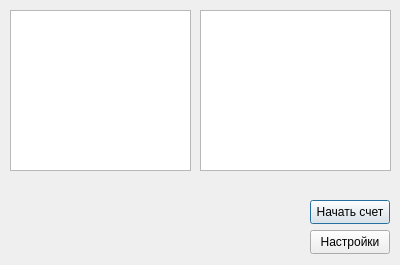
<?xml version="1.0" encoding="UTF-8"?>
<ui version="4.0">
 <class>MenuDialog</class>
 <widget class="QDialog" name="MenuDialog">
  <property name="geometry">
   <rect>
    <x>0</x>
    <y>0</y>
    <width>400</width>
    <height>265</height>
   </rect>
  </property>
  <property name="windowTitle">
   <string>Dialog</string>
  </property>
  <widget class="QPushButton" name="startButton">
   <property name="geometry">
    <rect>
     <x>310</x>
     <y>200</y>
     <width>80</width>
     <height>24</height>
    </rect>
   </property>
   <property name="text">
    <string>Начать счет</string>
   </property>
  </widget>
  <widget class="QPushButton" name="settingsButton">
   <property name="geometry">
    <rect>
     <x>310</x>
     <y>230</y>
     <width>80</width>
     <height>24</height>
    </rect>
   </property>
   <property name="text">
    <string>Настройки</string>
   </property>
  </widget>
  <widget class="QListView" name="participantsListView">
   <property name="geometry">
    <rect>
     <x>10</x>
     <y>10</y>
     <width>181</width>
     <height>161</height>
    </rect>
   </property>
  </widget>
  <widget class="QListView" name="countersListView">
   <property name="geometry">
    <rect>
     <x>200</x>
     <y>10</y>
     <width>191</width>
     <height>161</height>
    </rect>
   </property>
   <property name="selectionMode">
    <enum>QAbstractItemView::NoSelection</enum>
   </property>
  </widget>
  <widget class="QLabel" name="validatorLabel">
   <property name="geometry">
    <rect>
     <x>20</x>
     <y>200</y>
     <width>271</width>
     <height>16</height>
    </rect>
   </property>
   <property name="styleSheet">
    <string notr="true">color: rgb(255, 0, 0)</string>
   </property>
   <property name="text">
    <string/>
   </property>
  </widget>
 </widget>
 <resources/>
 <connections/>
</ui>
